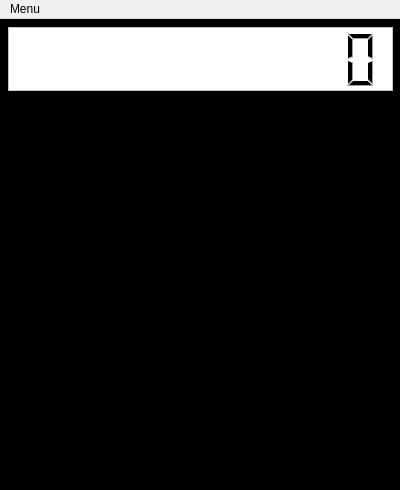
<?xml version="1.0" encoding="UTF-8"?>
<ui version="4.0">
 <class>Calculator</class>
 <widget class="QMainWindow" name="Calculator">
  <property name="windowModality">
   <enum>Qt::NonModal</enum>
  </property>
  <property name="geometry">
   <rect>
    <x>0</x>
    <y>0</y>
    <width>400</width>
    <height>490</height>
   </rect>
  </property>
  <property name="sizePolicy">
   <sizepolicy hsizetype="Fixed" vsizetype="Fixed">
    <horstretch>0</horstretch>
    <verstretch>0</verstretch>
   </sizepolicy>
  </property>
  <property name="windowTitle">
   <string>Calculator</string>
  </property>
  <property name="autoFillBackground">
   <bool>true</bool>
  </property>
  <widget class="QWidget" name="mainWindow">
   <property name="sizePolicy">
    <sizepolicy hsizetype="Fixed" vsizetype="Fixed">
     <horstretch>0</horstretch>
     <verstretch>0</verstretch>
    </sizepolicy>
   </property>
   <property name="styleSheet">
    <string notr="true">QWidget {
	background-color: black;
}</string>
   </property>
   <widget class="QWidget" name="verticalLayoutWidget">
    <property name="geometry">
     <rect>
      <x>0</x>
      <y>0</y>
      <width>401</width>
      <height>481</height>
     </rect>
    </property>
    <layout class="QVBoxLayout" name="mainLayout" stretch="1,4">
     <property name="sizeConstraint">
      <enum>QLayout::SetMinAndMaxSize</enum>
     </property>
     <property name="leftMargin">
      <number>8</number>
     </property>
     <property name="topMargin">
      <number>8</number>
     </property>
     <property name="rightMargin">
      <number>8</number>
     </property>
     <property name="bottomMargin">
      <number>8</number>
     </property>
     <item>
      <widget class="QLCDNumber" name="calculatorDisplay">
       <property name="sizePolicy">
        <sizepolicy hsizetype="Expanding" vsizetype="Expanding">
         <horstretch>0</horstretch>
         <verstretch>0</verstretch>
        </sizepolicy>
       </property>
       <property name="font">
        <font>
         <family>Fira Code</family>
         <pointsize>12</pointsize>
        </font>
       </property>
       <property name="styleSheet">
        <string notr="true">QLCDNumber {
	color: black;
	border-color: black;
	background-color: white;
}</string>
       </property>
       <property name="frameShape">
        <enum>QFrame::StyledPanel</enum>
       </property>
       <property name="frameShadow">
        <enum>QFrame::Plain</enum>
       </property>
       <property name="smallDecimalPoint">
        <bool>true</bool>
       </property>
       <property name="digitCount">
        <number>10</number>
       </property>
       <property name="segmentStyle">
        <enum>QLCDNumber::Filled</enum>
       </property>
       <property name="value" stdset="0">
        <double>0.000000000000000</double>
       </property>
       <property name="intValue" stdset="0">
        <number>0</number>
       </property>
      </widget>
     </item>
     <item>
      <layout class="QHBoxLayout" name="keyPadLayout" stretch="0">
       <property name="spacing">
        <number>0</number>
       </property>
       <property name="leftMargin">
        <number>0</number>
       </property>
       <property name="topMargin">
        <number>8</number>
       </property>
       <property name="rightMargin">
        <number>0</number>
       </property>
       <property name="bottomMargin">
        <number>8</number>
       </property>
       <item>
        <layout class="QGridLayout" name="keyPadGrid">
         <property name="sizeConstraint">
          <enum>QLayout::SetMinAndMaxSize</enum>
         </property>
         <property name="leftMargin">
          <number>8</number>
         </property>
         <property name="topMargin">
          <number>8</number>
         </property>
         <property name="rightMargin">
          <number>8</number>
         </property>
         <property name="bottomMargin">
          <number>8</number>
         </property>
         <property name="horizontalSpacing">
          <number>0</number>
         </property>
         <property name="verticalSpacing">
          <number>2</number>
         </property>
         <item row="2" column="4">
          <widget class="QPushButton" name="key6">
           <property name="sizePolicy">
            <sizepolicy hsizetype="Expanding" vsizetype="Expanding">
             <horstretch>0</horstretch>
             <verstretch>0</verstretch>
            </sizepolicy>
           </property>
           <property name="font">
            <font>
             <family>Comic Sans MS</family>
             <pointsize>18</pointsize>
             <bold>true</bold>
            </font>
           </property>
           <property name="cursor">
            <cursorShape>PointingHandCursor</cursorShape>
           </property>
           <property name="styleSheet">
            <string notr="true">QPushButton {
	padding-top: 40px;
	background-image: url(&quot;./assets/btn_background.png&quot;);
	background-repeat: no-repeat;
	border: 0;
}

QPushButton:pressed {
	background-image: url(&quot;./assets/btn_background_hover.png&quot;);
	background-repeat: no-repeat;
	border: 0;
}</string>
           </property>
           <property name="text">
            <string notr="true">6</string>
           </property>
           <property name="shortcut">
            <string notr="true"/>
           </property>
           <property name="autoDefault">
            <bool>false</bool>
           </property>
           <property name="flat">
            <bool>true</bool>
           </property>
          </widget>
         </item>
         <item row="2" column="0">
          <widget class="QPushButton" name="key4">
           <property name="sizePolicy">
            <sizepolicy hsizetype="Expanding" vsizetype="Expanding">
             <horstretch>0</horstretch>
             <verstretch>0</verstretch>
            </sizepolicy>
           </property>
           <property name="font">
            <font>
             <family>Comic Sans MS</family>
             <pointsize>18</pointsize>
             <bold>true</bold>
            </font>
           </property>
           <property name="cursor">
            <cursorShape>PointingHandCursor</cursorShape>
           </property>
           <property name="styleSheet">
            <string notr="true">QPushButton {
	padding-top: 40px;
	background-image: url(&quot;./assets/btn_background.png&quot;);
	background-repeat: no-repeat;
	border: 0;
}

QPushButton:pressed {
	background-image: url(&quot;./assets/btn_background_hover.png&quot;);
	background-repeat: no-repeat;
	border: 0;
}</string>
           </property>
           <property name="text">
            <string notr="true">4</string>
           </property>
           <property name="shortcut">
            <string notr="true"/>
           </property>
           <property name="autoDefault">
            <bool>false</bool>
           </property>
           <property name="flat">
            <bool>true</bool>
           </property>
          </widget>
         </item>
         <item row="1" column="4">
          <widget class="QPushButton" name="key9">
           <property name="sizePolicy">
            <sizepolicy hsizetype="Expanding" vsizetype="Expanding">
             <horstretch>0</horstretch>
             <verstretch>0</verstretch>
            </sizepolicy>
           </property>
           <property name="font">
            <font>
             <family>Comic Sans MS</family>
             <pointsize>18</pointsize>
             <bold>true</bold>
            </font>
           </property>
           <property name="cursor">
            <cursorShape>PointingHandCursor</cursorShape>
           </property>
           <property name="styleSheet">
            <string notr="true">QPushButton {
	padding-top: 40px;
	background-image: url(&quot;./assets/btn_background.png&quot;);
	background-repeat: no-repeat;
	border: 0;
}

QPushButton:pressed {
	background-image: url(&quot;./assets/btn_background_hover.png&quot;);
	background-repeat: no-repeat;
	border: 0;
}</string>
           </property>
           <property name="text">
            <string notr="true">9</string>
           </property>
           <property name="shortcut">
            <string notr="true"/>
           </property>
           <property name="autoDefault">
            <bool>false</bool>
           </property>
           <property name="flat">
            <bool>true</bool>
           </property>
          </widget>
         </item>
         <item row="3" column="0" colspan="2">
          <widget class="QPushButton" name="key1">
           <property name="sizePolicy">
            <sizepolicy hsizetype="Expanding" vsizetype="Expanding">
             <horstretch>0</horstretch>
             <verstretch>0</verstretch>
            </sizepolicy>
           </property>
           <property name="font">
            <font>
             <family>Comic Sans MS</family>
             <pointsize>18</pointsize>
             <bold>true</bold>
            </font>
           </property>
           <property name="cursor">
            <cursorShape>PointingHandCursor</cursorShape>
           </property>
           <property name="styleSheet">
            <string notr="true">QPushButton {
	padding-top: 40px;
	background-image: url(&quot;./assets/btn_background.png&quot;);
	background-repeat: no-repeat;
	border: 0;
}

QPushButton:pressed {
	background-image: url(&quot;./assets/btn_background_hover.png&quot;);
	background-repeat: no-repeat;
	border: 0;
}</string>
           </property>
           <property name="text">
            <string notr="true">1</string>
           </property>
           <property name="shortcut">
            <string notr="true"/>
           </property>
           <property name="autoDefault">
            <bool>false</bool>
           </property>
           <property name="flat">
            <bool>true</bool>
           </property>
          </widget>
         </item>
         <item row="0" column="5">
          <widget class="QPushButton" name="keyDiv">
           <property name="sizePolicy">
            <sizepolicy hsizetype="Expanding" vsizetype="Expanding">
             <horstretch>0</horstretch>
             <verstretch>0</verstretch>
            </sizepolicy>
           </property>
           <property name="font">
            <font>
             <family>Comic Sans MS</family>
             <pointsize>18</pointsize>
             <bold>true</bold>
            </font>
           </property>
           <property name="cursor">
            <cursorShape>PointingHandCursor</cursorShape>
           </property>
           <property name="styleSheet">
            <string notr="true">QPushButton {
	padding-top: 40px;
	background-image: url(&quot;./assets/btn_op_background.png&quot;);
	background-repeat: no-repeat;
	border: 0;
}

QPushButton:pressed {
	background-image: url(&quot;./assets/btn_op_background_hover.png&quot;);
	background-repeat: no-repeat;
	border: 0;
}</string>
           </property>
           <property name="text">
            <string notr="true">/</string>
           </property>
           <property name="shortcut">
            <string notr="true"/>
           </property>
           <property name="autoDefault">
            <bool>false</bool>
           </property>
           <property name="flat">
            <bool>true</bool>
           </property>
          </widget>
         </item>
         <item row="4" column="5">
          <widget class="QPushButton" name="keyEqu">
           <property name="sizePolicy">
            <sizepolicy hsizetype="Expanding" vsizetype="Expanding">
             <horstretch>0</horstretch>
             <verstretch>0</verstretch>
            </sizepolicy>
           </property>
           <property name="font">
            <font>
             <family>Comic Sans MS</family>
             <pointsize>18</pointsize>
             <bold>true</bold>
            </font>
           </property>
           <property name="cursor">
            <cursorShape>PointingHandCursor</cursorShape>
           </property>
           <property name="styleSheet">
            <string notr="true">QPushButton {
	padding-top: 40px;
	background-image: url(&quot;./assets/btn_op_background.png&quot;);
	background-repeat: no-repeat;
	border: 0;
}

QPushButton:pressed {
	background-image: url(&quot;./assets/btn_op_background_hover.png&quot;);
	background-repeat: no-repeat;
	border: 0;
}</string>
           </property>
           <property name="text">
            <string notr="true">=</string>
           </property>
           <property name="shortcut">
            <string notr="true"/>
           </property>
           <property name="autoDefault">
            <bool>false</bool>
           </property>
           <property name="flat">
            <bool>true</bool>
           </property>
          </widget>
         </item>
         <item row="1" column="2">
          <widget class="QPushButton" name="key8">
           <property name="sizePolicy">
            <sizepolicy hsizetype="Expanding" vsizetype="Expanding">
             <horstretch>0</horstretch>
             <verstretch>0</verstretch>
            </sizepolicy>
           </property>
           <property name="font">
            <font>
             <family>Comic Sans MS</family>
             <pointsize>18</pointsize>
             <bold>true</bold>
            </font>
           </property>
           <property name="cursor">
            <cursorShape>PointingHandCursor</cursorShape>
           </property>
           <property name="styleSheet">
            <string notr="true">QPushButton {
	padding-top: 40px;
	background-image: url(&quot;./assets/btn_background.png&quot;);
	background-repeat: no-repeat;
	border: 0;
}

QPushButton:pressed {
	background-image: url(&quot;./assets/btn_background_hover.png&quot;);
	background-repeat: no-repeat;
	border: 0;
}</string>
           </property>
           <property name="text">
            <string notr="true">8</string>
           </property>
           <property name="shortcut">
            <string notr="true"/>
           </property>
           <property name="autoDefault">
            <bool>false</bool>
           </property>
           <property name="flat">
            <bool>true</bool>
           </property>
          </widget>
         </item>
         <item row="2" column="5">
          <widget class="QPushButton" name="keySub">
           <property name="sizePolicy">
            <sizepolicy hsizetype="Expanding" vsizetype="Expanding">
             <horstretch>0</horstretch>
             <verstretch>0</verstretch>
            </sizepolicy>
           </property>
           <property name="font">
            <font>
             <family>Comic Sans MS</family>
             <pointsize>18</pointsize>
             <bold>true</bold>
            </font>
           </property>
           <property name="cursor">
            <cursorShape>PointingHandCursor</cursorShape>
           </property>
           <property name="styleSheet">
            <string notr="true">QPushButton {
	padding-top: 40px;
	background-image: url(&quot;./assets/btn_op_background.png&quot;);
	background-repeat: no-repeat;
	border: 0;
}

QPushButton:pressed {
	background-image: url(&quot;./assets/btn_op_background_hover.png&quot;);
	background-repeat: no-repeat;
	border: 0;
}</string>
           </property>
           <property name="text">
            <string notr="true">-</string>
           </property>
           <property name="shortcut">
            <string notr="true"/>
           </property>
           <property name="autoDefault">
            <bool>false</bool>
           </property>
           <property name="flat">
            <bool>true</bool>
           </property>
          </widget>
         </item>
         <item row="3" column="2">
          <widget class="QPushButton" name="key2">
           <property name="sizePolicy">
            <sizepolicy hsizetype="Expanding" vsizetype="Expanding">
             <horstretch>0</horstretch>
             <verstretch>0</verstretch>
            </sizepolicy>
           </property>
           <property name="font">
            <font>
             <family>Comic Sans MS</family>
             <pointsize>18</pointsize>
             <bold>true</bold>
            </font>
           </property>
           <property name="cursor">
            <cursorShape>PointingHandCursor</cursorShape>
           </property>
           <property name="styleSheet">
            <string notr="true">QPushButton {
	padding-top: 40px;
	background-image: url(&quot;./assets/btn_background.png&quot;);
	background-repeat: no-repeat;
	border: 0;
}

QPushButton:pressed {
	background-image: url(&quot;./assets/btn_background_hover.png&quot;);
	background-repeat: no-repeat;
	border: 0;
}</string>
           </property>
           <property name="text">
            <string notr="true">2</string>
           </property>
           <property name="shortcut">
            <string notr="true"/>
           </property>
           <property name="autoDefault">
            <bool>false</bool>
           </property>
           <property name="flat">
            <bool>true</bool>
           </property>
          </widget>
         </item>
         <item row="3" column="5">
          <widget class="QPushButton" name="keyAdd">
           <property name="sizePolicy">
            <sizepolicy hsizetype="Expanding" vsizetype="Expanding">
             <horstretch>0</horstretch>
             <verstretch>0</verstretch>
            </sizepolicy>
           </property>
           <property name="font">
            <font>
             <family>Comic Sans MS</family>
             <pointsize>18</pointsize>
             <bold>true</bold>
            </font>
           </property>
           <property name="cursor">
            <cursorShape>PointingHandCursor</cursorShape>
           </property>
           <property name="styleSheet">
            <string notr="true">QPushButton {
	padding-top: 40px;
	background-image: url(&quot;./assets/btn_op_background.png&quot;);
	background-repeat: no-repeat;
	border: 0;
}

QPushButton:pressed {
	background-image: url(&quot;./assets/btn_op_background_hover.png&quot;);
	background-repeat: no-repeat;
	border: 0;
}</string>
           </property>
           <property name="text">
            <string notr="true">+</string>
           </property>
           <property name="shortcut">
            <string notr="true"/>
           </property>
           <property name="autoDefault">
            <bool>false</bool>
           </property>
           <property name="flat">
            <bool>true</bool>
           </property>
          </widget>
         </item>
         <item row="1" column="0" colspan="2">
          <widget class="QPushButton" name="key7">
           <property name="sizePolicy">
            <sizepolicy hsizetype="Expanding" vsizetype="Expanding">
             <horstretch>0</horstretch>
             <verstretch>0</verstretch>
            </sizepolicy>
           </property>
           <property name="font">
            <font>
             <family>Comic Sans MS</family>
             <pointsize>18</pointsize>
             <bold>true</bold>
            </font>
           </property>
           <property name="cursor">
            <cursorShape>PointingHandCursor</cursorShape>
           </property>
           <property name="styleSheet">
            <string notr="true">QPushButton {
	padding-top: 40px;
	background-image: url(&quot;./assets/btn_background.png&quot;);
	background-repeat: no-repeat;
	border: 0;
}

QPushButton:pressed {
	background-image: url(&quot;./assets/btn_background_hover.png&quot;);
	background-repeat: no-repeat;
	border: 0;
}</string>
           </property>
           <property name="text">
            <string>7</string>
           </property>
           <property name="checkable">
            <bool>false</bool>
           </property>
           <property name="default">
            <bool>true</bool>
           </property>
           <property name="flat">
            <bool>true</bool>
           </property>
          </widget>
         </item>
         <item row="3" column="4">
          <widget class="QPushButton" name="key3">
           <property name="sizePolicy">
            <sizepolicy hsizetype="Expanding" vsizetype="Expanding">
             <horstretch>0</horstretch>
             <verstretch>0</verstretch>
            </sizepolicy>
           </property>
           <property name="font">
            <font>
             <family>Comic Sans MS</family>
             <pointsize>18</pointsize>
             <bold>true</bold>
            </font>
           </property>
           <property name="cursor">
            <cursorShape>PointingHandCursor</cursorShape>
           </property>
           <property name="styleSheet">
            <string notr="true">QPushButton {
	padding-top: 40px;
	background-image: url(&quot;./assets/btn_background.png&quot;);
	background-repeat: no-repeat;
	border: 0;
}

QPushButton:pressed {
	background-image: url(&quot;./assets/btn_background_hover.png&quot;);
	background-repeat: no-repeat;
	border: 0;
}</string>
           </property>
           <property name="text">
            <string notr="true">3</string>
           </property>
           <property name="shortcut">
            <string notr="true"/>
           </property>
           <property name="autoDefault">
            <bool>false</bool>
           </property>
           <property name="flat">
            <bool>true</bool>
           </property>
          </widget>
         </item>
         <item row="1" column="5">
          <widget class="QPushButton" name="keyMul">
           <property name="sizePolicy">
            <sizepolicy hsizetype="Expanding" vsizetype="Expanding">
             <horstretch>0</horstretch>
             <verstretch>0</verstretch>
            </sizepolicy>
           </property>
           <property name="font">
            <font>
             <family>Comic Sans MS</family>
             <pointsize>18</pointsize>
             <bold>true</bold>
            </font>
           </property>
           <property name="cursor">
            <cursorShape>PointingHandCursor</cursorShape>
           </property>
           <property name="styleSheet">
            <string notr="true">QPushButton {
	padding-top: 40px;
	background-image: url(&quot;./assets/btn_op_background.png&quot;);
	background-repeat: no-repeat;
	border: 0;
}

QPushButton:pressed {
	background-image: url(&quot;./assets/btn_op_background_hover.png&quot;);
	background-repeat: no-repeat;
	border: 0;
}</string>
           </property>
           <property name="text">
            <string notr="true">X</string>
           </property>
           <property name="shortcut">
            <string notr="true"/>
           </property>
           <property name="autoDefault">
            <bool>false</bool>
           </property>
           <property name="flat">
            <bool>true</bool>
           </property>
          </widget>
         </item>
         <item row="2" column="2">
          <widget class="QPushButton" name="key5">
           <property name="sizePolicy">
            <sizepolicy hsizetype="Expanding" vsizetype="Expanding">
             <horstretch>0</horstretch>
             <verstretch>0</verstretch>
            </sizepolicy>
           </property>
           <property name="font">
            <font>
             <family>Comic Sans MS</family>
             <pointsize>18</pointsize>
             <bold>true</bold>
            </font>
           </property>
           <property name="cursor">
            <cursorShape>PointingHandCursor</cursorShape>
           </property>
           <property name="styleSheet">
            <string notr="true">QPushButton {
	padding-top: 40px;
	background-image: url(&quot;./assets/btn_background.png&quot;);
	background-repeat: no-repeat;
	border: 0;
}

QPushButton:pressed {
	background-image: url(&quot;./assets/btn_background_hover.png&quot;);
	background-repeat: no-repeat;
	border: 0;
}</string>
           </property>
           <property name="text">
            <string notr="true">5</string>
           </property>
           <property name="shortcut">
            <string notr="true"/>
           </property>
           <property name="autoDefault">
            <bool>false</bool>
           </property>
           <property name="flat">
            <bool>true</bool>
           </property>
          </widget>
         </item>
         <item row="0" column="4">
          <widget class="QPushButton" name="keyClr">
           <property name="sizePolicy">
            <sizepolicy hsizetype="Expanding" vsizetype="Expanding">
             <horstretch>0</horstretch>
             <verstretch>0</verstretch>
            </sizepolicy>
           </property>
           <property name="font">
            <font>
             <family>Comic Sans MS</family>
             <pointsize>18</pointsize>
             <bold>true</bold>
            </font>
           </property>
           <property name="cursor">
            <cursorShape>PointingHandCursor</cursorShape>
           </property>
           <property name="styleSheet">
            <string notr="true">QPushButton {
	padding-top: 40px;
	background-image: url(&quot;./assets/btn_background.png&quot;);
	background-repeat: no-repeat;
	border: 0;
}

QPushButton:pressed {
	background-image: url(&quot;./assets/btn_background_hover.png&quot;);
	background-repeat: no-repeat;
	border: 0;
}</string>
           </property>
           <property name="text">
            <string notr="true">C</string>
           </property>
           <property name="shortcut">
            <string notr="true"/>
           </property>
           <property name="autoDefault">
            <bool>false</bool>
           </property>
           <property name="flat">
            <bool>true</bool>
           </property>
          </widget>
         </item>
         <item row="4" column="4">
          <widget class="QPushButton" name="keyDot">
           <property name="sizePolicy">
            <sizepolicy hsizetype="Expanding" vsizetype="Expanding">
             <horstretch>0</horstretch>
             <verstretch>0</verstretch>
            </sizepolicy>
           </property>
           <property name="minimumSize">
            <size>
             <width>0</width>
             <height>70</height>
            </size>
           </property>
           <property name="font">
            <font>
             <family>Comic Sans MS</family>
             <pointsize>18</pointsize>
             <bold>true</bold>
            </font>
           </property>
           <property name="cursor">
            <cursorShape>PointingHandCursor</cursorShape>
           </property>
           <property name="styleSheet">
            <string notr="true">QPushButton {
	padding-top: 40px;
	background-image: url(&quot;./assets/btn_background.png&quot;);
	background-repeat: no-repeat;
	border: 0;
}

QPushButton:pressed {
	background-image: url(&quot;./assets/btn_background_hover.png&quot;);
	background-repeat: no-repeat;
	border: 0;
}</string>
           </property>
           <property name="text">
            <string notr="true">.</string>
           </property>
           <property name="shortcut">
            <string notr="true"/>
           </property>
           <property name="autoDefault">
            <bool>false</bool>
           </property>
           <property name="flat">
            <bool>true</bool>
           </property>
          </widget>
         </item>
         <item row="4" column="0" colspan="3">
          <widget class="QPushButton" name="key0">
           <property name="sizePolicy">
            <sizepolicy hsizetype="Expanding" vsizetype="Expanding">
             <horstretch>0</horstretch>
             <verstretch>0</verstretch>
            </sizepolicy>
           </property>
           <property name="minimumSize">
            <size>
             <width>0</width>
             <height>70</height>
            </size>
           </property>
           <property name="font">
            <font>
             <family>Comic Sans MS</family>
             <pointsize>18</pointsize>
             <bold>true</bold>
            </font>
           </property>
           <property name="cursor">
            <cursorShape>PointingHandCursor</cursorShape>
           </property>
           <property name="styleSheet">
            <string notr="true">QPushButton {
	padding-top: 40px;
	background-image: url(&quot;./assets/btn_zero_background.png&quot;);
	background-repeat: no-repeat;
	border: 0;
}

QPushButton:pressed {
	background-image: url(&quot;./assets/btn_zero_background_hover.png&quot;);
	background-repeat: no-repeat;
	border: 0;
}</string>
           </property>
           <property name="text">
            <string notr="true">0</string>
           </property>
           <property name="shortcut">
            <string notr="true"/>
           </property>
           <property name="autoDefault">
            <bool>false</bool>
           </property>
           <property name="flat">
            <bool>true</bool>
           </property>
          </widget>
         </item>
        </layout>
       </item>
      </layout>
     </item>
    </layout>
   </widget>
  </widget>
  <widget class="QMenuBar" name="menuBar">
   <property name="geometry">
    <rect>
     <x>0</x>
     <y>0</y>
     <width>400</width>
     <height>24</height>
    </rect>
   </property>
   <widget class="QMenu" name="menuApp">
    <property name="title">
     <string>Menu</string>
    </property>
    <addaction name="actionExit"/>
    <addaction name="actionClear"/>
    <addaction name="separator"/>
   </widget>
   <addaction name="menuApp"/>
  </widget>
  <action name="actionExit">
   <property name="text">
    <string>Clear Result</string>
   </property>
  </action>
  <action name="actionClear">
   <property name="text">
    <string>Quit</string>
   </property>
  </action>
 </widget>
 <resources/>
 <connections/>
</ui>
